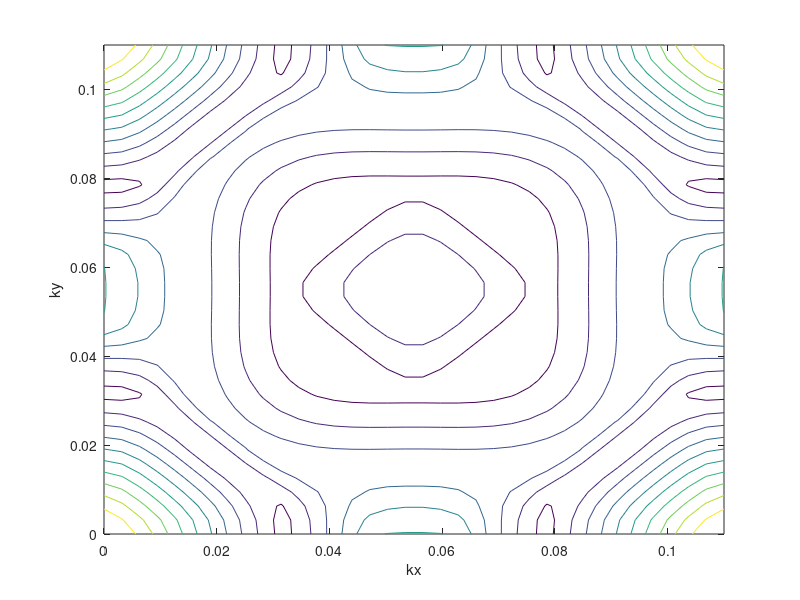

The MATLAB source for this figure:
clear all;
load ('La_26.dat') ;
A = transpose (La_26);
B = reshape (A, 46656,1); 
C = zeros (1296,36);
i=1;
for k=1:1296
    for j=1:36
        C(k,j)=B(i);
        i=i+1;
    end
end
    D = C (:,1);
    E = transpose(D);
    G = reshape (E,[36,36]);
    dkx = 0.11/35 ;
    dky = 0.11/35;
    kx = 0: dkx: 0.11;
    ky = 0:dky :0.11;
    %plot(G);
    %xlabel('kx') % x-axis label
    %ylabel('ky') % y-axis 0000label
    contour(kx, ky, G)
    %H= transpose(G);
    %contour(H);
    xlabel('kx') % x-axis label
    ylabel('ky') % y-axis label
    
    %dkx = 0.11/35 ;
    %dky = 0.11/35;
    %kx = 0: dkx: 0.11;
    %ky = 0:dky :0.11;
    %D1= C(:,2);
    %E1= transpose(D1);
    %G1 = reshape(E1,[8,7]);
    %H1 = transpose(G1);
    %contour(kx,ky,G1);
    %xlabel('kx') % x-axis label
    %ylabel('ky') % y-axis label
    %D2=C(:,3);
    %E2= transpose(D2);
    %G2 = reshape(E2,[8,7]);
    %H2 = transpose(G2);
    %contour(kx,ky,G2);
    %xlabel('kx') % x-axis label
    %ylabel('ky') % y-axis label
    %D3=C(:,4);
    %E3= transpose(D3);
    %G3 = reshape(E3,[8,7]);
    %H3 = transpose(G3);
    %contour(kx,ky,G3)
    %xlabel('kx') % x-axis label
    %ylabel('ky') % y-axis label
    %D4=C(:,5);
    %E4= transpose(D4);
    %G4 = reshape(E4,[8,7]);
    %H4 = transpose(G4);
    %contour(kx, ky, G4);
    %xlabel('kx') % x-axis label
    %ylabel('ky') % y-axis label
    
    %D6=C(:,7);
    %E6= transpose(D6);
    %G6 = reshape(E6,[8,7])
    %H6 = transpose(G6)
    %contour(kx, ky, G6);
    %xlabel('kx') % x-axis label
    %ylabel('ky') % y-axis label
    %contour(G5);
    %xlabel('kx') % x-axis label
    %ylabel('ky') % y-axis label
    %D7=C(:,8);
    %E7= transpose(D7);
    %G7 = reshape(E7,[8,7]);
    %H7 = transpose(G7);
    %contour(G7);
    %xlabel('kx') % x-axis label
    %ylabel('ky') % y-axis label
    %D8=C(:,9);
    %E8= transpose(D8);
    %G8 = reshape(E8,[8,7]);
    %H8 = transpose(G8);
    %contour(G8);
    
    %xlabel('kx') % x-axis label
    %ylabel('ky') % y-axis label
  %  for k=1:7
   % for j=1:8
    %    plane1(k,j)=H(k,j);
    %end 
    %end
%surf(plane1);
%plot::Matrixplot(H)




